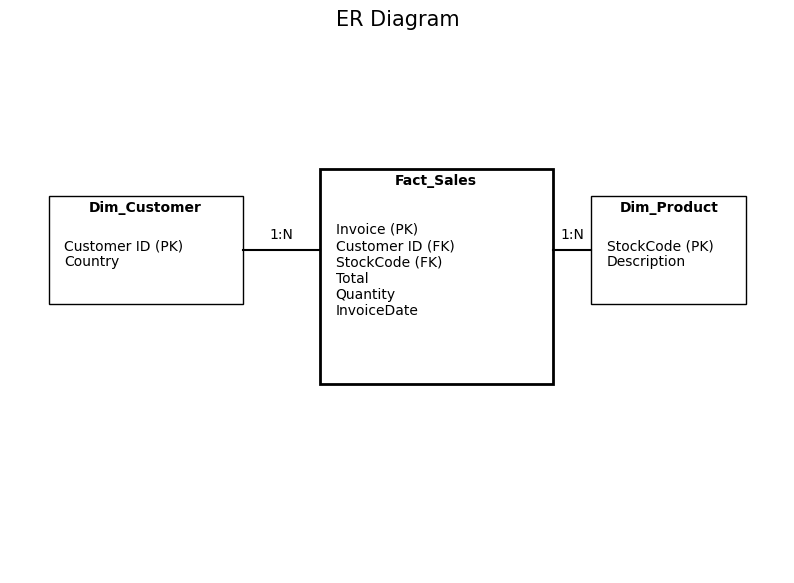

This chart was generated by the following Python code:
import matplotlib.pyplot as plt
import matplotlib.patches as patches

def draw_simple_er():
    # 1. Setup the canvas
    fig, ax = plt.subplots(figsize=(10, 7))
    ax.set_xlim(0, 10)
    ax.set_ylim(0, 10)
    
    
    ec = 'black'

    
    ax.add_patch(patches.Rectangle((4, 3.5), 3, 4, fill=False, edgecolor=ec, lw=2))
    plt.text(5.5, 7.2, 'Fact_Sales', weight='bold', ha='center')
    plt.text(4.2, 6.5, 'Invoice (PK)\nCustomer ID (FK)\nStockCode (FK)\nTotal\nQuantity\nInvoiceDate', va='top')

    ax.add_patch(patches.Rectangle((0.5, 5), 2.5, 2, fill=False, edgecolor=ec))
    plt.text(1.75, 6.7, 'Dim_Customer', weight='bold', ha='center')
    plt.text(0.7, 6.2, 'Customer ID (PK)\nCountry', va='top')

    ax.add_patch(patches.Rectangle((7.5, 5), 2, 2, fill=False, edgecolor=ec))
    plt.text(8.5, 6.7, 'Dim_Product', weight='bold', ha='center')
    plt.text(7.7, 6.2, 'StockCode (PK)\nDescription', va='top')
    plt.plot([3, 4], [6, 6], color='black') 
    plt.text(3.5, 6.2, '1:N', ha='center')

    plt.plot([7, 7.5], [6, 6], color='black')
    plt.text(7.25, 6.2, '1:N', ha='center')

   
    ax.axis('off')
    plt.title("ER Diagram", fontsize=15)
    
    plt.savefig('er.png', bbox_inches='tight')
    plt.show()

draw_simple_er()
